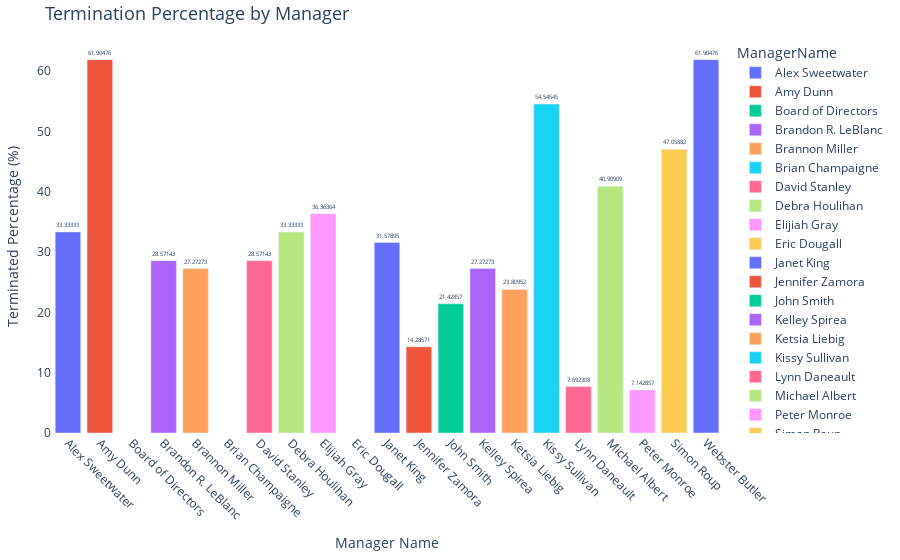

Notebook cell for this chart:
### Code cell
# Create the bar chart
fig = px.bar(
    terminated_mana_by_name,
    x='ManagerName',
    y='Terminated percentage',
    color='ManagerName',
    text='Terminated percentage',
    text_auto=True  # Automatically adjust text display
)

# Update traces for better visualization
fig.update_traces(
    textfont=dict(size=16),  # Increase font size of text
    textposition='outside'  # Position text outside the bars
)

# Update layout for improved aesthetics
fig.update_layout(
    title="Termination Percentage by Manager",
    title_font=dict(size=18),  # Increase title font size
    xaxis_title="Manager Name",  # Correct axis title
    yaxis_title="Terminated Percentage (%)",  # Correct axis title
    xaxis=dict(tickangle=45),  # Rotate x-axis labels for better readability
    yaxis=dict(showgrid=True),  # Show grid lines for easier interpretation
    plot_bgcolor='rgba(0,0,0,0)',  # Set background color to transparent
    margin=dict(l=40, r=40, t=40, b=40)  # Add margins for better spacing
)

# Show the plot
fig.show()

### Figure 1 — Plotly figure (JSON) as saved in the notebook; plotly's stock layout.template omitted (floating-point values rounded to 4 significant figures)
{"data": [{"alignmentgroup": "True", "hovertemplate": "ManagerName=%{x}<br>Terminated percentage=%{text}<extra></extra>", "legendgroup": "Alex Sweetwater", "marker": {"color": "#636efa", "pattern": {"shape": ""}}, "name": "Alex Sweetwater", "offsetgroup": "Alex Sweetwater", "orientation": "v", "showlegend": true, "text": [33.33], "textfont": {"size": 16}, "textposition": "outside", "texttemplate": "%{y}", "type": "bar", "x": ["Alex Sweetwater"], "xaxis": "x", "y": [33.33], "yaxis": "y"}, {"alignmentgroup": "True", "hovertemplate": "ManagerName=%{x}<br>Terminated percentage=%{text}<extra></extra>", "legendgroup": "Amy Dunn", "marker": {"color": "#EF553B", "pattern": {"shape": ""}}, "name": "Amy Dunn", "offsetgroup": "Amy Dunn", "orientation": "v", "showlegend": true, "text": [61.9], "textfont": {"size": 16}, "textposition": "outside", "texttemplate": "%{y}", "type": "bar", "x": ["Amy Dunn"], "xaxis": "x", "y": [61.9], "yaxis": "y"}, {"alignmentgroup": "True", "hovertemplate": "ManagerName=%{x}<br>Terminated percentage=%{text}<extra></extra>", "legendgroup": "Board of Directors", "marker": {"color": "#00cc96", "pattern": {"shape": ""}}, "name": "Board of Directors", "offsetgroup": "Board of Directors", "orientation": "v", "showlegend": true, "text": [null], "textfont": {"size": 16}, "textposition": "outside", "texttemplate": "%{y}", "type": "bar", "x": ["Board of Directors"], "xaxis": "x", "y": [null], "yaxis": "y"}, {"alignmentgroup": "True", "hovertemplate": "ManagerName=%{x}<br>Terminated percentage=%{text}<extra></extra>", "legendgroup": "Brandon R. LeBlanc", "marker": {"color": "#ab63fa", "pattern": {"shape": ""}}, "name": "Brandon R. LeBlanc", "offsetgroup": "Brandon R. LeBlanc", "orientation": "v", "showlegend": true, "text": [28.57], "textfont": {"size": 16}, "textposition": "outside", "texttemplate": "%{y}", "type": "bar", "x": ["Brandon R. LeBlanc"], "xaxis": "x", "y": [28.57], "yaxis": "y"}, {"alignmentgroup": "True", "hovertemplate": "ManagerName=%{x}<br>Terminated percentage=%{text}<extra></extra>", "legendgroup": "Brannon Miller", "marker": {"color": "#FFA15A", "pattern": {"shape": ""}}, "name": "Brannon Miller", "offsetgroup": "Brannon Miller", "orientation": "v", "showlegend": true, "text": [27.27], "textfont": {"size": 16}, "textposition": "outside", "texttemplate": "%{y}", "type": "bar", "x": ["Brannon Miller"], "xaxis": "x", "y": [27.27], "yaxis": "y"}, {"alignmentgroup": "True", "hovertemplate": "ManagerName=%{x}<br>Terminated percentage=%{text}<extra></extra>", "legendgroup": "Brian Champaigne", "marker": {"color": "#19d3f3", "pattern": {"shape": ""}}, "name": "Brian Champaigne", "offsetgroup": "Brian Champaigne", "orientation": "v", "showlegend": true, "text": [null], "textfont": {"size": 16}, "textposition": "outside", "texttemplate": "%{y}", "type": "bar", "x": ["Brian Champaigne"], "xaxis": "x", "y": [null], "yaxis": "y"}, {"alignmentgroup": "True", "hovertemplate": "ManagerName=%{x}<br>Terminated percentage=%{text}<extra></extra>", "legendgroup": "David Stanley", "marker": {"color": "#FF6692", "pattern": {"shape": ""}}, "name": "David Stanley", "offsetgroup": "David Stanley", "orientation": "v", "showlegend": true, "text": [28.57], "textfont": {"size": 16}, "textposition": "outside", "texttemplate": "%{y}", "type": "bar", "x": ["David Stanley"], "xaxis": "x", "y": [28.57], "yaxis": "y"}, {"alignmentgroup": "True", "hovertemplate": "ManagerName=%{x}<br>Terminated percentage=%{text}<extra></extra>", "legendgroup": "Debra Houlihan", "marker": {"color": "#B6E880", "pattern": {"shape": ""}}, "name": "Debra Houlihan", "offsetgroup": "Debra Houlihan", "orientation": "v", "showlegend": true, "text": [33.33], "textfont": {"size": 16}, "textposition": "outside", "texttemplate": "%{y}", "type": "bar", "x": ["Debra Houlihan"], "xaxis": "x", "y": [33.33], "yaxis": "y"}, {"alignmentgroup": "True", "hovertemplate": "ManagerName=%{x}<br>Terminated percentage=%{text}<extra></extra>", "legendgroup": "Elijiah Gray", "marker": {"color": "#FF97FF", "pattern": {"shape": ""}}, "name": "Elijiah Gray", "offsetgroup": "Elijiah Gray", "orientation": "v", "showlegend": true, "text": [36.36], "textfont": {"size": 16}, "textposition": "outside", "texttemplate": "%{y}", "type": "bar", "x": ["Elijiah Gray"], "xaxis": "x", "y": [36.36], "yaxis": "y"}, {"alignmentgroup": "True", "hovertemplate": "ManagerName=%{x}<br>Terminated percentage=%{text}<extra></extra>", "legendgroup": "Eric Dougall", "marker": {"color": "#FECB52", "pattern": {"shape": ""}}, "name": "Eric Dougall", "offsetgroup": "Eric Dougall", "orientation": "v", "showlegend": true, "text": [null], "textfont": {"size": 16}, "textposition": "outside", "texttemplate": "%{y}", "type": "bar", "x": ["Eric Dougall"], "xaxis": "x", "y": [null], "yaxis": "y"}, {"alignmentgroup": "True", "hovertemplate": "ManagerName=%{x}<br>Terminated percentage=%{text}<extra></extra>", "legendgroup": "Janet King", "marker": {"color": "#636efa", "pattern": {"shape": ""}}, "name": "Janet King", "offsetgroup": "Janet King", "orientation": "v", "showlegend": true, "text": [31.58], "textfont": {"size": 16}, "textposition": "outside", "texttemplate": "%{y}", "type": "bar", "x": ["Janet King"], "xaxis": "x", "y": [31.58], "yaxis": "y"}, {"alignmentgroup": "True", "hovertemplate": "ManagerName=%{x}<br>Terminated percentage=%{text}<extra></extra>", "legendgroup": "Jennifer Zamora", "marker": {"color": "#EF553B", "pattern": {"shape": ""}}, "name": "Jennifer Zamora", "offsetgroup": "Jennifer Zamora", "orientation": "v", "showlegend": true, "text": [14.29], "textfont": {"size": 16}, "textposition": "outside", "texttemplate": "%{y}", "type": "bar", "x": ["Jennifer Zamora"], "xaxis": "x", "y": [14.29], "yaxis": "y"}, {"alignmentgroup": "True", "hovertemplate": "ManagerName=%{x}<br>Terminated percentage=%{text}<extra></extra>", "legendgroup": "John Smith", "marker": {"color": "#00cc96", "pattern": {"shape": ""}}, "name": "John Smith", "offsetgroup": "John Smith", "orientation": "v", "showlegend": true, "text": [21.43], "textfont": {"size": 16}, "textposition": "outside", "texttemplate": "%{y}", "type": "bar", "x": ["John Smith"], "xaxis": "x", "y": [21.43], "yaxis": "y"}, {"alignmentgroup": "True", "hovertemplate": "ManagerName=%{x}<br>Terminated percentage=%{text}<extra></extra>", "legendgroup": "Kelley Spirea", "marker": {"color": "#ab63fa", "pattern": {"shape": ""}}, "name": "Kelley Spirea", "offsetgroup": "Kelley Spirea", "orientation": "v", "showlegend": true, "text": [27.27], "textfont": {"size": 16}, "textposition": "outside", "texttemplate": "%{y}", "type": "bar", "x": ["Kelley Spirea"], "xaxis": "x", "y": [27.27], "yaxis": "y"}, {"alignmentgroup": "True", "hovertemplate": "ManagerName=%{x}<br>Terminated percentage=%{text}<extra></extra>", "legendgroup": "Ketsia Liebig", "marker": {"color": "#FFA15A", "pattern": {"shape": ""}}, "name": "Ketsia Liebig", "offsetgroup": "Ketsia Liebig", "orientation": "v", "showlegend": true, "text": [23.81], "textfont": {"size": 16}, "textposition": "outside", "texttemplate": "%{y}", "type": "bar", "x": ["Ketsia Liebig"], "xaxis": "x", "y": [23.81], "yaxis": "y"}, {"alignmentgroup": "True", "hovertemplate": "ManagerName=%{x}<br>Terminated percentage=%{text}<extra></extra>", "legendgroup": "Kissy Sullivan", "marker": {"color": "#19d3f3", "pattern": {"shape": ""}}, "name": "Kissy Sullivan", "offsetgroup": "Kissy Sullivan", "orientation": "v", "showlegend": true, "text": [54.55], "textfont": {"size": 16}, "textposition": "outside", "texttemplate": "%{y}", "type": "bar", "x": ["Kissy Sullivan"], "xaxis": "x", "y": [54.55], "yaxis": "y"}, {"alignmentgroup": "True", "hovertemplate": "ManagerName=%{x}<br>Terminated percentage=%{text}<extra></extra>", "legendgroup": "Lynn Daneault", "marker": {"color": "#FF6692", "pattern": {"shape": ""}}, "name": "Lynn Daneault", "offsetgroup": "Lynn Daneault", "orientation": "v", "showlegend": true, "text": [7.692], "textfont": {"size": 16}, "textposition": "outside", "texttemplate": "%{y}", "type": "bar", "x": ["Lynn Daneault"], "xaxis": "x", "y": [7.692], "yaxis": "y"}, {"alignmentgroup": "True", "hovertemplate": "ManagerName=%{x}<br>Terminated percentage=%{text}<extra></extra>", "legendgroup": "Michael Albert", "marker": {"color": "#B6E880", "pattern": {"shape": ""}}, "name": "Michael Albert", "offsetgroup": "Michael Albert", "orientation": "v", "showlegend": true, "text": [40.91], "textfont": {"size": 16}, "textposition": "outside", "texttemplate": "%{y}", "type": "bar", "x": ["Michael Albert"], "xaxis": "x", "y": [40.91], "yaxis": "y"}, {"alignmentgroup": "True", "hovertemplate": "ManagerName=%{x}<br>Terminated percentage=%{text}<extra></extra>", "legendgroup": "Peter Monroe", "marker": {"color": "#FF97FF", "pattern": {"shape": ""}}, "name": "Peter Monroe", "offsetgroup": "Peter Monroe", "orientation": "v", "showlegend": true, "text": [7.143], "textfont": {"size": 16}, "textposition": "outside", "texttemplate": "%{y}", "type": "bar", "x": ["Peter Monroe"], "xaxis": "x", "y": [7.143], "yaxis": "y"}, {"alignmentgroup": "True", "hovertemplate": "ManagerName=%{x}<br>Terminated percentage=%{text}<extra></extra>", "legendgroup": "Simon Roup", "marker": {"color": "#FECB52", "pattern": {"shape": ""}}, "name": "Simon Roup", "offsetgroup": "Simon Roup", "orientation": "v", "showlegend": true, "text": [47.06], "textfont": {"size": 16}, "textposition": "outside", "texttemplate": "%{y}", "type": "bar", "x": ["Simon Roup"], "xaxis": "x", "y": [47.06], "yaxis": "y"}, {"alignmentgroup": "True", "hovertemplate": "ManagerName=%{x}<br>Terminated percentage=%{text}<extra></extra>", "legendgroup": "Webster Butler", "marker": {"color": "#636efa", "pattern": {"shape": ""}}, "name": "Webster Butler", "offsetgroup": "Webster Butler", "orientation": "v", "showlegend": true, "text": [61.9], "textfont": {"size": 16}, "textposition": "outside", "texttemplate": "%{y}", "type": "bar", "x": ["Webster Butler"], "xaxis": "x", "y": [61.9], "yaxis": "y"}], "layout": {"barmode": "relative", "legend": {"title": {"text": "ManagerName"}, "tracegroupgap": 0}, "margin": {"b": 40, "l": 40, "r": 40, "t": 40}, "plot_bgcolor": "rgba(0,0,0,0)", "title": {"font": {"size": 18}, "text": "Termination Percentage by Manager"}, "xaxis": {"anchor": "y", "categoryarray": ["Alex Sweetwater", "Amy Dunn", "Board of Directors", "Brandon R. LeBlanc", "Brannon Miller", "Brian Champaigne", "David Stanley", "Debra Houlihan", "Elijiah Gray", "Eric Dougall", "Janet King", "Jennifer Zamora", "John Smith", "Kelley Spirea", "Ketsia Liebig", "Kissy Sullivan", "Lynn Daneault", "Michael Albert", "Peter Monroe", "Simon Roup", "Webster Butler"], "categoryorder": "array", "domain": [0, 1], "tickangle": 45, "title": {"text": "Manager Name"}}, "yaxis": {"anchor": "x", "domain": [0, 1], "showgrid": true, "title": {"text": "Terminated Percentage (%)"}}}}
